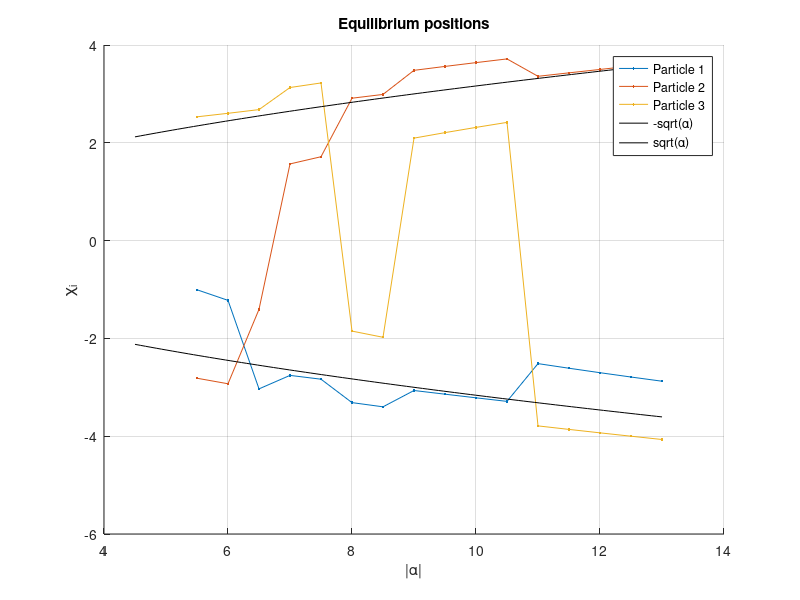

MATLAB code for this plot: (Note: this script raises an error after producing the figure.)
clc
clear all
format long

%% Structural Initialization:
FS  = 1;        % Figure switch
FE  = 1;        % ErrorFinding Figure switch
MS  = 1;        % Method switch: MS = {1, 2, 3} = {Standard MC, Restricted MC, No derivatives}
    % For Option two how many spwees do you want?
    if MS == 2
        SweepCount = 2;
    end

PN  = 3;        % Number of Particles

%% Constants of the calculation:
NoP             = 200;              % Number of points in each trajectory
AlphaJumps      = 0.5;             % Increments in Alpha
AlphaValues     = 5.5:AlphaJumps:13;  % 'Potential barrier' values
iter            = 5 * 10^6;             % Number of MC iterations
R0 = 4;
for k = 1:length(AlphaValues)
    R(k) = R0 / sqrt(AlphaValues(k)); %the time rescaling parameter set to some arbitrary number O(1)
end

Eta = 20;  % Potential fitted value of the dimensionless Coulomb interaction 18.813...
z   = linspace(-1, 1, NoP);     % Imaginary time variable
dz  = z(2) - z(1);              % dt in imaginary time

%% Calculating the Equilibrium Positions:

EqPos = [];
warning('Always check the equilibrium positions when changing the AlphaJumps or the initial and final value of alpha in AlphaValues before running the whole calculation!')
for a = 1:length(AlphaValues)
    Potential = @(x) 0.25 * (x(1)^2 - AlphaValues(a))^2 + 0.25 * (x(2)^2 - AlphaValues(a))^2 + 0.25 * (x(3)^2 - AlphaValues(a))^2 + Eta/abs(x(1) - x(2)) + Eta/abs(x(1) - x(3)) + Eta/abs(x(2) - x(3));

    options = optimset('TolFun', 1e-14, 'TolX', 1e-14, 'MaxFunEvals', 10^9, 'MaxIter', 10^9);
    x_start = [-sqrt(a)-2 -1 sqrt(a)];
    [x0, fval0] = fminsearch(Potential, x_start, options);
    EqPos(:, a) = x0;
    FuncVal(a)  = fval0;
end

if FS
    figure(1)
    clf(figure(1))
    hold on
    title('Equilibrium positions')
    xlabel('|\alpha|')
    ylabel('\chi_i')
    for i = 1:PN
        plot(AlphaValues, EqPos(i, :), '.-', 'DisplayName', ['Particle ' num2str(i)])
    end
    y = linspace(4.5, max(AlphaValues));
    plot(y, -sqrt(y), 'k', 'DisplayName', '-sqrt(\alpha)')
    plot(y, sqrt(y), 'k', 'DisplayName', 'sqrt(\alpha)')
    legend
    grid on
    hold off
end

disp('Equilibrium positions calculated. --------------------------------------')

disp(['Number of Particles:                     ' num2str(PN)])
disp(['dalpha:                                  ' num2str(AlphaJumps)])
disp(['\alpha_min: ' num2str(AlphaValues(1)) ', \alpha_max: ' num2str(AlphaValues(end))])
disp(['Number of points in one trajectory:      ' num2str(NoP)])
disp(['dz:                                      ' num2str(dz)])
disp(['Dimless Coulomb interaction parameter:   ' num2str(Eta)])
%% Simulated Annealing:

for stateInd = 1:length(AlphaValues)
    % Simulated temperature & Sigma (variance)
    T_init  = 10;
    T       = T_init * exp(-(linspace(0, 60, iter))/2);
    sigma   = 0.1 * sqrt(T);

    Exclude = 0.2;

    r       = R(stateInd);              % smae as R but we need only 1 for a specific calculation
    alpha   = AlphaValues(stateInd);
    
    for q = 1:PN
        p_in(q)     = EqPos(q, stateInd); 
        p_out(q)    = -EqPos(PN - q + 1, stateInd);
    end

    % Initializing the starting positions:
    [Position, Shift]   = InitPos3Particle(PN, NoP, p_in, p_out, Eta, alpha);
    
    if FS == 1 && FE == 1
        figure(3)
        clf(figure(3))
        hold on
        title('Initial trajectory')
        xlabel('z')
        ylabel('\chi_i')
        for i = 1:PN
            plot(z, Position(i, :), '.-', 'DisplayName', ['Particle ' num2str(i)])
        end
        yline(0)
        xline(0)
        legend
        grid on
        hold off
    end

    CurrentAction = ActionCalc(Position, r, alpha, Eta, PN, NoP, z, dz, Shift);
    
    % Keeping track of the discarded moves & Energy/iteration:
    discarded   = zeros(iter,1);
    Energy      = zeros(iter,1);

    disp(["\alpha = " num2str(alpha)])
    disp("E_0 = " + num2str(CurrentAction, 15))
    disp("Shift = " + num2str(Shift))

    tic
    for i = 1:iter
        if MS == 1
            % Option 1: Basic 3 particle MC
            pos_new = NewStepStandard(Position, NoP, sigma(i), p_in(1), p_out(1), p_in(2), p_out(2), p_in(3), p_out(3), z, dz);
        elseif MS == 2   
            % Option 2: Restricted range 3 particle MC
            pos_new = NewStepRestricted(Position, alpha, Eta, NoP, sigma(i), Exclude, p_in, p_out, z);
        elseif MS == 3
            % Option 3: No derivatives on the sides MC
            pos_new = HibridStep5PartEasy(Position, alpha, Eta, PN, NoP, sigma(i), Exclude, p_in, p_out, z);
        end
        E_new   = ActionCalc(pos_new, r, alpha, Eta, PN, NoP, z, dz, Shift);
        E_diff  = CurrentAction - E_new;

        if E_diff > 0
            Position        = pos_new;
            CurrentAction   = E_new;
        elseif rand() <= exp(E_diff/T(i))
            Position        = pos_new;
            CurrentAction   = E_new;
        else
            discarded(i) = i;
        end

        Energy(i) = CurrentAction;

        if rem(i, 20000) == 0 && FS == 1
            figure(2)
            clf(figure(2))
            hold on
            plot(z, Position(1, :))
            plot(z, Position(2, :))
            plot(z, Position(3, :))
            plot(0.01 * 0.25 * (linspace(-6, 6, 100).^2 - alpha).^2 - 1, linspace(-5, 5, 100))
            xlim([-1 1])
            yline([p_in(1) p_in(2) p_in(3)])
            yline([p_out(1) p_out(2) p_out(3)])
            plot(linspace(-1, 1, 25), linspace(Position(2, 1), Position(2, end), 25))
            grid on
            hold off
            disp("iter= " + num2str(i) + "   "+ "E_0= " + num2str(CurrentAction, 10) + ' -- ' + num2str(round(i/iter * 100, 3)) + '%')
        end
    end

    if MS == 2
        for sweepInd = 1:SweepCount
            for ParticleInd = 1:3
                iter2 = 10^6;

                T_init2 = 10^-5;
                T2 = T_init2 * exp(-(linspace(0,40,iter2)));
                sigma2 = 0.05 * sqrt(T2);

                for IterInd2 = 1:iter2
                    pos_new     = OneParticleStep(Position, ParticleInd, sigma2(IterInd2), NoP);
                    E_new       = ActionCalc(pos_new, r, alpha, Eta, PN, NoP, z, dz, Shift);
                    E_diff      = CurrentAction - E_new;

                    if E_diff > 0
                        Position        = pos_new;
                        CurrentAction   = E_new;
                    elseif rand() <= exp(E_diff/(0.2 * T2(IterInd2)))
                        Position        = pos_new;
                        CurrentAction   = E_new;
                    else
                        discarded(end + 1) = IterInd2;
                    end

                    if rem(IterInd2, 20000) == 0 && FS == 1
                        figure(4)
                        clf(figure(4))
                        hold on
                        plot(z, Position(1, :))
                        plot(z, Position(2, :))
                        plot(z, Position(3, :))
                        plot(0.01 * 0.25 * (linspace(-6, 6, 100).^2 - alpha).^2 - 1, linspace(-5, 5, 100))
                        xlim([-1 1])
                        yline([p_in(1) p_in(2) p_in(3)])
                        yline([p_out(1) p_out(2) p_out(3)])
                        xline([1-Exclude (-1 + Exclude)])
                        grid on
                        hold off
                        disp("iter= " + num2str(IterInd2) + "   "+ "E_0= " + num2str(CurrentAction, 10))
                    end
                end
            end
        end
    end

    %
    [gofmtx] = TanFitting(Position, NoP, PN, z);
    FittedPosition = zeros(3, NoP);
    for particleInd = 1:3
        if particleInd == 1 || particleInd == 3
            a = gofmtx(particleInd, 1);
            b = gofmtx(particleInd, 2);
            c = gofmtx(particleInd, 3);
            d = gofmtx(particleInd, 4);
            FittedPosition(particleInd, :) = a + b.*tanh(atanh(z).*c + d);
        else
            FittedPosition(particleInd, :) = abs(Position(2, 1)) .* tanh(atanh(z).*gofmtx(particleInd, 1));
        end
    end
    %
    if FS == 1
        figure(5)
        clf(figure(5))
        hold on
        plot(z, FittedPosition(1, :), 'o')
        plot(z, FittedPosition(2, :), 'o')
        plot(z, FittedPosition(3, :), 'o')
        plot(z, Position(1, :))
        plot(z, Position(2, :))
        plot(z, Position(3, :))
        grid on
        hold off
    end
    disp('fitted action: ')
    num2str(ActionCalc(FittedPosition, r, alpha, Eta, PN, NoP, z, dz, Shift))
    disp('MC action: ')
    num2str(Energy(end))

    time(stateInd) = toc;
    if MS == 1
        NameString = ['Traj_1p_STDMC' num2str(stateInd)];
    elseif MS == 2
        NameString = ['Traj_1p_RESTMC' num2str(stateInd)];
        IterData.SweepCount = SweepCount;
        IterData.Excluded   = Exclude;
    elseif MS == 3
        NameString = ['Traj_1p_SIMPLEMC' num2str(stateInd)];
    end
    

    IterData.NameString                 = NameString;
    IterData.NumberOfParticles          = PN;
    IterData.AlphaIncrements            = AlphaJumps;
    IterData.AlphaValues                = AlphaValues;
    IterData.NumberOfPoinsInTrajectory  = NoP;
    IterData.time                       = z;
    IterData.dt                         = dz;
    IterData.EquilibriumPositions       = EqPos;
    IterData.RValue                     = r;
    IterData.IterationNumber            = iter;
    %IterData.EnergySeries               = E(1:10:end);
    IterData.EnergyShift                = Shift;
    IterData.Trajectories               = Position;
    IterData.Action                     = Energy(end);
    IterData.AnalyticalAction           = 0;
    IterData.FittedAction               = ActionCalc(FittedPosition, r, alpha, Eta, PN, NoP, z, dz, Shift);
    IterData.FittedTrajectories         = FittedPosition;
    save(NameString, "IterData");

end



